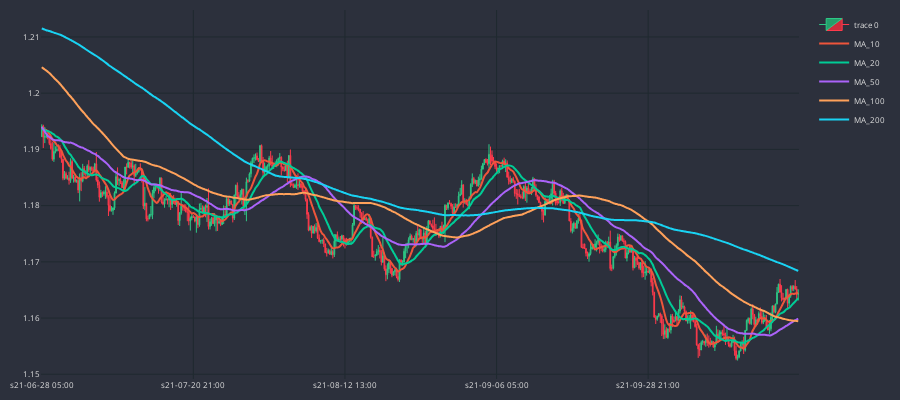

The code cell stored with this chart in its notebook:
### Code cell
# cp.fig.add_trace(go.Scatter(
#     x =  cp.df_plot.sTime,
#     y =  cp.df_plot.MA_10,
#     line = dict(width=2),
#     line_shape = "spline",
#     name="MA_10"
    
# ))
cp.show_plot(line_traces=traces)

### Figure 1 — Plotly figure (JSON) as saved in the notebook; plotly's stock layout.template omitted (floating-point values rounded to 4 significant figures; data arrays with more than 128 entries replaced by an {"elided": "..."} marker saying what was removed)
{"data": [{"close": {"elided": "500 float values"}, "decreasing": {"fillcolor": "#CC2E3C", "line": {"color": "#FF3A4C"}}, "high": {"elided": "500 float values"}, "increasing": {"fillcolor": "#24A06B", "line": {"color": "#2EC886"}}, "line": {"width": 1}, "low": {"elided": "500 float values"}, "opacity": 1, "open": {"elided": "500 float values"}, "type": "candlestick", "x": {"elided": "500 str values"}}, {"line": {"shape": "spline", "width": 2}, "name": "MA_10", "type": "scatter", "x": {"elided": "500 str values"}, "y": {"elided": "500 float values"}}, {"line": {"shape": "spline", "width": 2}, "name": "MA_20", "type": "scatter", "x": {"elided": "500 str values"}, "y": {"elided": "500 float values"}}, {"line": {"shape": "spline", "width": 2}, "name": "MA_50", "type": "scatter", "x": {"elided": "500 str values"}, "y": {"elided": "500 float values"}}, {"line": {"shape": "spline", "width": 2}, "name": "MA_100", "type": "scatter", "x": {"elided": "500 str values"}, "y": {"elided": "500 float values"}}, {"line": {"shape": "spline", "width": 2}, "name": "MA_200", "type": "scatter", "x": {"elided": "500 str values"}, "y": {"elided": "500 float values"}}], "layout": {"font": {"color": "#e1e1e1", "size": 8}, "height": 400, "margin": {"b": 10, "l": 10, "r": 10, "t": 10}, "paper_bgcolor": "#2c303c", "plot_bgcolor": "#2c303c", "width": 900, "xaxis": {"autorange": true, "gridcolor": "#1f292f", "nticks": 5, "range": [-0.5, 499.5], "rangeslider": {"visible": false, "yaxis": {}}, "type": "category"}, "yaxis": {"autorange": true, "gridcolor": "#1f292f", "range": [1.149, 1.215], "type": "linear"}}}
